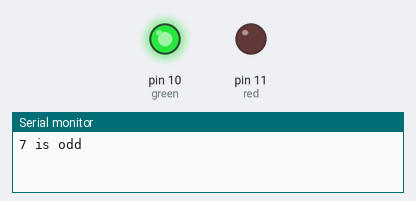
A sketch run on a simulated Arduino Uno, built with avr-gcc and run on an emulated ATmega328P. Parts: output pins drawn as LEDs (lit = HIGH), the last lines printed to the serial monitor. Random numbers use the default seed unless the sketch sets one.

Above: at 0.1 s.
At 34.1 s:
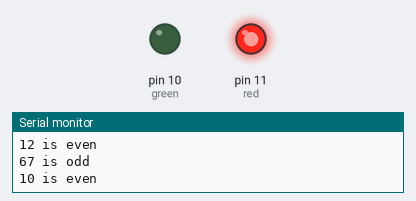
Timing chart, 0 to 36.5 s (numbered marks = the images above):
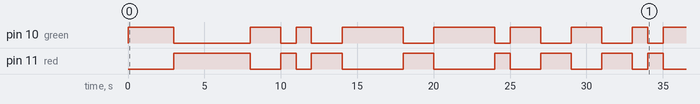

Measured:
- by itself, pin 10 (green): LOW → HIGH at 0.00 s, → LOW 3.0 s later, → HIGH 5.0 s later, → LOW 2.0 s later, … (17 changes in this stretch)
- by itself, pin 11 (red): LOW → HIGH at 3.0 s, → LOW 5.0 s later, → HIGH 2.0 s later, → LOW 1.0 s later, … (16 changes in this stretch)

The sketch:

LED_Is_Even.ino
```cpp
int red = 11;
int green = 10;
void setup() {
  pinMode(green, OUTPUT);
  pinMode(red, OUTPUT);
  Serial.begin(115200);
}
void loop() {
  int randNum = random(0,100);
  if (isEven(randNum)) {
    digitalWrite(red, HIGH);
    Serial.print(randNum);
    Serial.println(" is even");
  } else {
    digitalWrite(green, HIGH);
    Serial.print(randNum);
    Serial.println(" is odd");
  }
  delay(1000);
  digitalWrite(red, LOW);
  digitalWrite(green, LOW);
}

bool isEven(int num){
  if (num % 2 == 0) {
    return true;
  } else {
    return false;
  }
}
```
